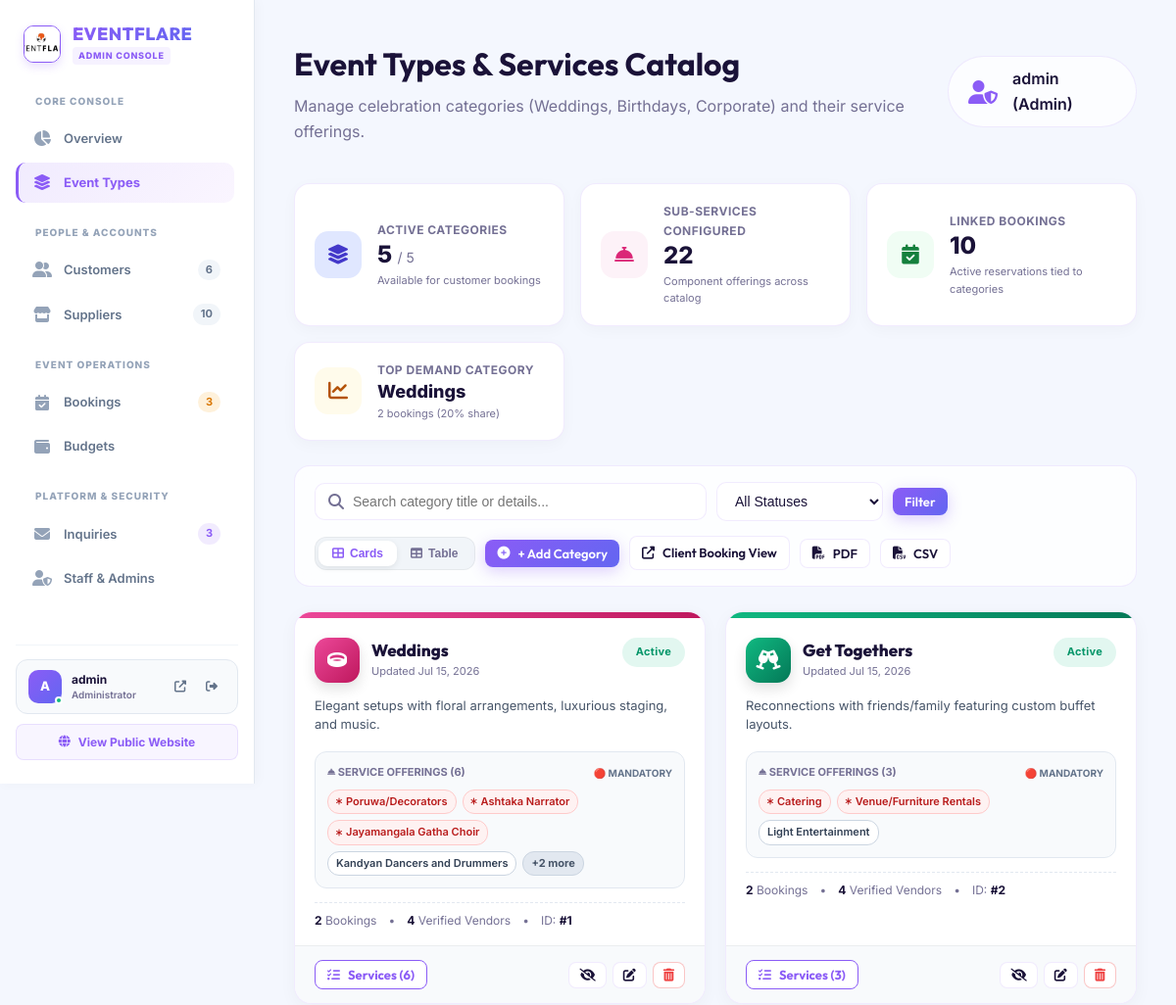
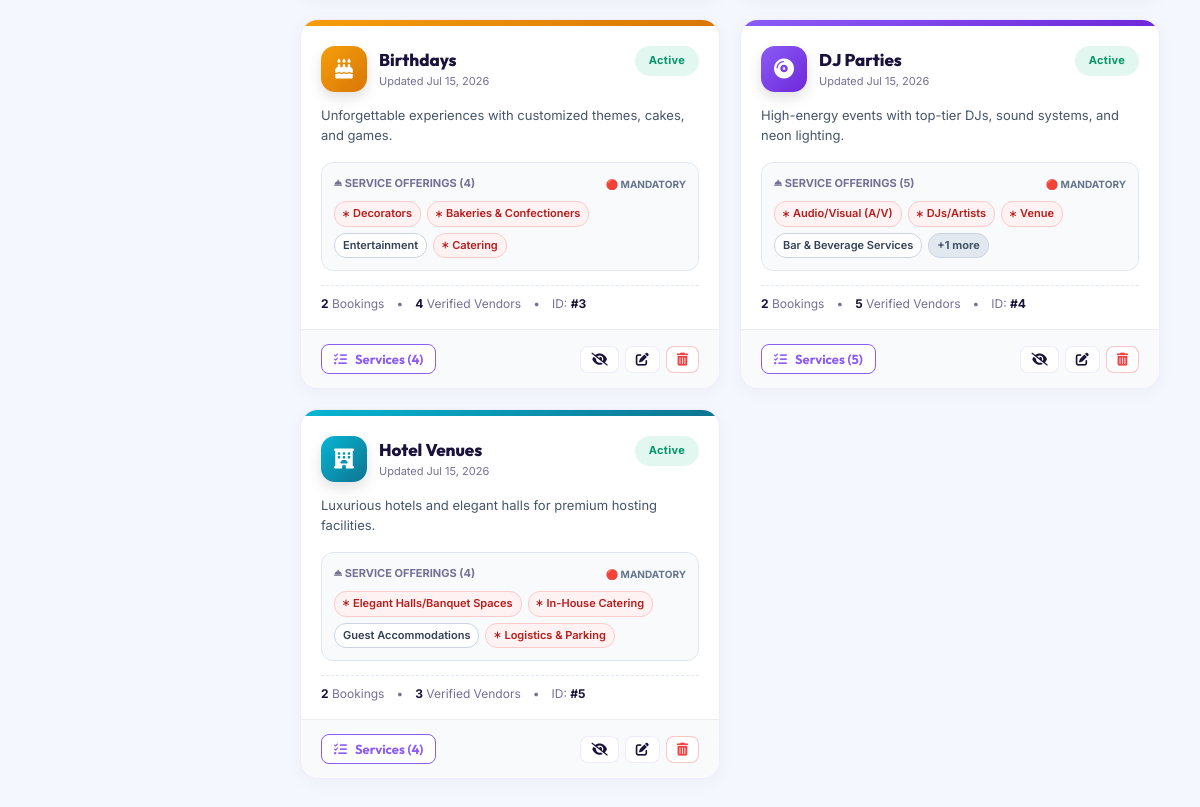
The app's page /public/admin/EventTypes.php (signed in) with its own data (2 pictures, top to bottom).
### tables this page shows
CREATE TABLE IF NOT EXISTS `event_types` (
  `event_type_id` INT AUTO_INCREMENT PRIMARY KEY,
  `type_name`     VARCHAR(100) NOT NULL UNIQUE,
  `description`   TEXT,
  `is_active`     TINYINT(1) NOT NULL DEFAULT 1,
  `created_at`    TIMESTAMP DEFAULT CURRENT_TIMESTAMP,
  `updated_at`    TIMESTAMP DEFAULT CURRENT_TIMESTAMP ON UPDATE CURRENT_TIMESTAMP
);

CREATE TABLE IF NOT EXISTS `services` (
  `service_id`       INT AUTO_INCREMENT PRIMARY KEY,
  `event_type_id`    INT NOT NULL,
  `service_name`     VARCHAR(150) NOT NULL,
  `description`      TEXT NOT NULL,
  `priority_rank`    INT NOT NULL DEFAULT 0,
  `is_required`      TINYINT(1) NOT NULL DEFAULT 0,
  `typical_capacity` INT DEFAULT NULL,
  `notes`            TEXT,
  `created_at`       TIMESTAMP DEFAULT CURRENT_TIMESTAMP,
  `updated_at`       TIMESTAMP DEFAULT CURRENT_TIMESTAMP ON UPDATE CURRENT_TIMESTAMP,

   
  CONSTRAINT `fk_services_event_type`
    FOREIGN KEY (`event_type_id`) REFERENCES `event_types`(`event_type_id`)
    ON DELETE CASCADE
    ON UPDATE CASCADE,

  CONSTRAINT `chk_priority_rank`  CHECK (`priority_rank` >= 0),
  CONSTRAINT `chk_typical_capacity` CHECK (`typical_capacity` IS NULL OR `typical_capacity` > 0)
);

### public/admin/EventTypes.php (the view, shortened to what the rows shown need)
<?php
require_once __DIR__ . '/../../config/database.php';
function get_category_theme($name) {
    $name_lower = strtolower($name);
    if (strpos($name_lower, 'wed') !== false) {
        return [
            'icon' => 'fa-ring',
            'gradient' => 'linear-gradient(135deg, #ec4899, #be185d)',
            'bg_soft' => '#fdf2f8',
            'text_color' => '#be185d',
            'banner_color' => '#ec4899'
        ];
    } elseif (strpos($name_lower, 'birth') !== false) {
        return [
            'icon' => 'fa-cake-candles',
            'gradient' => 'linear-gradient(135deg, #f59e0b, #d97706)',
            'bg_soft' => '#fffbeb',
            'text_color' => '#d97706',
            'banner_color' => '#f59e0b'
        ];
    } elseif (strpos($name_lower, 'dj') !== false || strpos($name_lower, 'party') !== false) {
        return [
            'icon' => 'fa-compact-disc',
            'gradient' => 'linear-gradient(135deg, #8b5cf6, #6d28d9)',
            'bg_soft' => '#faf5ff',
            'text_color' => '#6d28d9',
            'banner_color' => '#8b5cf6'
        ];
    } elseif (strpos($name_lower, 'together') !== false || strpos($name_lower, 'reunion') !== false) {
        return [
            'icon' => 'fa-champagne-glasses',
            'gradient' => 'linear-gradient(135deg, #10b981, #047857)',
            'bg_soft' => '#f0fdf4',
            'text_color' => '#047857',
            'banner_color' => '#10b981'
        ];
    } elseif (strpos($name_lower, 'hotel') !== false || strpos($name_lower, 'venue') !== false) {
        return [
            'icon' => 'fa-hotel',
            'gradient' => 'linear-gradient(135deg, #06b6d4, #0e7490)',
            'bg_soft' => '#ecfeff',
            'text_color' => '#0e7490',
            'banner_color' => '#06b6d4'
        ];
    }
    return [
        'icon' => 'fa-layer-group',
        'gradient' => 'linear-gradient(135deg, #8b5cf6, #4f46e5)',
        'bg_soft' => '#f5f3ff',
        'text_color' => '#4f46e5',
        'banner_color' => '#8b5cf6'
    ];
}
$where_clauses = ["1=1"];
$where_sql = implode(" AND ", $where_clauses);
$sql = "SELECT et.*,
               COUNT(DISTINCT s.service_id) AS services_count,
               (SELECT COUNT(*) FROM bookings b WHERE b.EventType = et.type_name) AS bookings_count
        FROM event_types et
        LEFT JOIN services s ON et.event_type_id = s.event_type_id
        WHERE {$where_sql}
        GROUP BY et.event_type_id
        ORDER BY et.event_type_id ASC";
$stmt = $conn->prepare($sql);
$stmt->execute();
$event_types = $stmt->get_result()->fetch_all(MYSQLI_ASSOC);
$services_by_type = [];
$all_svc_res = $conn->query("SELECT * FROM services ORDER BY priority_rank ASC, service_name ASC");
if ($all_svc_res) {
    while ($sr = $all_svc_res->fetch_assoc()) {
        $services_by_type[$sr['event_type_id']][] = $sr;
    }
}
$type_suppliers_map = [];
$sup_et_res = $conn->query("
    SELECT DISTINCT s.event_type_id, sup.id as supplier_id, sup.business_name, sup.category, sup.contact_phone
    FROM services s
    JOIN supplier_services ss ON s.service_id = ss.service_id
    JOIN suppliers sup ON ss.supplier_id = sup.id
    ORDER BY sup.business_name ASC
");
if ($sup_et_res) {
    while ($r = $sup_et_res->fetch_assoc()) {
        $type_suppliers_map[$r['event_type_id']][] = $r;
    }
}
$total_bookings = 0;
$top_category = ['name' => 'None', 'count' => 0];
foreach ($event_types as $t) {
    $total_bookings += (int)$t['bookings_count'];
    if ((int)$t['bookings_count'] > $top_category['count']) {
        $top_category = ['name' => $t['type_name'], 'count' => (int)$t['bookings_count']];
    }
}
$top_share = ($total_bookings > 0 && $top_category['count'] > 0) ? round(($top_category['count'] / $total_bookings) * 100) : 0;
?>
<!DOCTYPE html>
<html lang="en">
<head>
    <link rel="stylesheet" href="../assets/css/global.css">
    <link rel="stylesheet" href="../assets/css/admin-dashboard.css">
    <link rel="stylesheet" href="https://cdnjs.cloudflare.com/ajax/libs/font-awesome/6.4.0/css/all.min.css">
</head>
<body class="dashboard-body">
    <main class="dashboard-content">
        <div class="dashboard-header">
            <div class="dashboard-title">
                <h1>Event Types & Services Catalog</h1>
            </div>
        </div>
        <div class="kpi-stats-strip">
            <div class="kpi-stat-card">
                <div class="kpi-stat-content">
                    <div class="kpi-stat-label">Top Demand Category</div>
                    <div class="kpi-stat-value" style="font-size: 18px;"><?= htmlspecialchars($top_category['name']) ?></div>
                    <div class="kpi-stat-sub"><?= $top_category['count'] ?> bookings (<?= $top_share ?>% share)</div>
                </div>
            </div>
        </div>
        <div id="makepdf">
            <div class="event-card-grid" id="gridViewContainer">
                <?php if (!empty($event_types)): ?>
                    <?php foreach ($event_types as $t): ?>
                        <?php
                        $is_act = ((int)$t['is_active'] === 1);
                        $theme = get_category_theme($t['type_name']);
                        $services = $services_by_type[$t['event_type_id']] ?? [];
                        $suppliers = $type_suppliers_map[$t['event_type_id']] ?? [];
                        ?>
                        <div class="event-type-card <?= $is_act ? '' : 'inactive' ?>">
                            <div class="event-card-banner" style="background: <?= $theme['gradient'] ?>;"></div>
                            <div class="event-card-header">
                                <div class="event-card-identity">
                                    <div class="event-card-badge" style="background: <?= $theme['gradient'] ?>;">
                                        <i class="fas <?= $theme['icon'] ?>"></i>
                                    </div>
                                    <div>
                                        <h3 class="event-card-title"><?= htmlspecialchars($t['type_name']) ?></h3>
                                        <div class="event-card-meta">Updated <?= date('M j, Y', strtotime($t['updated_at'])) ?></div>
                                    </div>
                                </div>
                                <span class="badge <?= $is_act ? 'badge-success' : 'badge-danger' ?>" style="font-size: 11px;">
                                    <?= $is_act ? 'Active' : 'Inactive' ?>
                                </span>
                            </div>
                            <div class="event-card-body">
                                <div class="event-card-desc">
                                    <?= htmlspecialchars($t['description'] ?: 'Curated event category offering comprehensive planning packages and specialist services.') ?>
                                </div>
                                <div class="event-services-roster">
                                    <div class="event-services-header">
                                        <span><i class="fas fa-concierge-bell fa-xs"></i> Service Offerings (<?= count($services) ?>)</span>
                                        <small style="color: #64748b; font-size: 10px;">🔴 Mandatory</small>
                                    </div>
                                    <div class="event-services-tags">
                                        <?php if (!empty($services)): ?>
                                            <?php
                                            $preview_count = 4;
                                            $slice = array_slice($services, 0, $preview_count);
                                            foreach ($slice as $s):
                                                $is_req = ((int)$s['is_required'] === 1);
                                            ?>
                                                <span class="service-pill <?= $is_req ? 'mandatory' : '' ?>" title="<?= $is_req ? 'Mandatory component' : 'Optional component' ?>">
                                                    <?= htmlspecialchars($s['service_name']) ?>
                                                </span>
                                            <?php endforeach; ?>
                                            <?php if (count($services) > $preview_count): ?>
                                                <span class="service-pill" style="background: #e2e8f0; color: #475569; font-weight: 700;">
                                                    +<?= count($services) - $preview_count ?> more
                                                </span>
                                            <?php endif; ?>
                                        <?php else: ?>
                                            <span style="font-size: 12px; color: var(--text-muted); font-style: italic;">No sub-services configured yet.</span>
                                        <?php endif; ?>
                                    </div>
                                </div>
                                <div class="event-card-stats">
                                    <div><strong><?= (int)$t['bookings_count'] ?></strong> Bookings</div>
                                    <div>&bull;</div>
                                    <div><strong><?= count($suppliers) ?></strong> Verified Vendors</div>
                                    <div>&bull;</div>
                                    <div>ID: <strong>#<?= $t['event_type_id'] ?></strong></div>
                                </div>
                            </div>
                            <div class="event-card-footer">
                                <button type="button" class="btn btn-outline btn-sm view-services-btn"
                                        style="font-weight: 700; border-color: var(--primary); color: var(--primary);"
                                        data-type-id="<?= $t['event_type_id']; ?>"
                                        data-type-name="<?= htmlspecialchars($t['type_name'], ENT_QUOTES, 'UTF-8'); ?>"
                                        data-type-desc="<?= htmlspecialchars($t['description'] ?? '', ENT_QUOTES, 'UTF-8'); ?>"
                                        data-is-active="<?= $is_act ? '1' : '0'; ?>"
                                        data-services='<?= htmlspecialchars(json_encode($services), ENT_QUOTES, 'UTF-8'); ?>'
                                        data-suppliers='<?= htmlspecialchars(json_encode($suppliers), ENT_QUOTES, 'UTF-8'); ?>'>
                                    <i class="fas fa-list-check"></i> Services (<?= count($services) ?>)
                                </button>
                                <div style="display: flex; gap: 6px; align-items: center;">
                                    <form method="POST" action="EventTypes.php" style="display:inline; margin:0;">
                                        <button type="submit" class="btn btn-outline btn-sm" title="<?= $is_act ? 'Deactivate Category' : 'Activate Category'; ?>" style="padding: 6px 10px;">
                                            <i class="fas <?= $is_act ? 'fa-eye-slash' : 'fa-eye'; ?>"></i>
                                        </button>
                                    </form>
                                    <button type="button" class="btn btn-outline btn-sm edit-type-btn"
                                            data-type='<?= htmlspecialchars(json_encode($t), ENT_QUOTES, 'UTF-8'); ?>'
                                            title="Edit Category Details" style="padding: 6px 10px;">
                                        <i class="fas fa-edit"></i>
                                    </button>
                                    <form method="POST" action="EventTypes.php" style="display:inline; margin:0;" onsubmit="return confirm('Are you sure you want to delete category \'<?= htmlspecialchars(addslashes($t['type_name'])); ?>\'?');">
                                        <button type="submit" class="btn btn-danger-outline btn-sm" title="Delete Category" style="padding: 6px 10px;">
                                            <i class="fas fa-trash-alt"></i>
                                        </button>
                                    </form>
                                </div>
                            </div>
                        </div>
                    <?php endforeach; ?>
                <?php endif; ?>
            </div>
        </div>
    </main>
</body>
</html>

### records on screen
event_types: type_name "Weddings", updated_at "Jul 15, 2026", is_active "Active", description "Elegant setups with floral arrangements, luxurious staging, and music.", event_type_id "6", count($services)-$preview_count "2", bookings_count "2", event_type_id "4", event_type_id "1"
services: service_name "Poruwa/Decorators"
services: service_name "Ashtaka Narrator"
services: service_name "Jayamangala Gatha Choir"
services: service_name "Kandyan Dancers and Drummers"
event_types: type_name "Get Togethers", updated_at "Jul 15, 2026", is_active "Active", description "Reconnections with friends/family featuring custom buffet layouts.", event_type_id "3", bookings_count "2", event_type_id "4", event_type_id "2"
services: service_name "Catering"
services: service_name "Venue/Furniture Rentals"
services: service_name "Light Entertainment"
event_types: type_name "Birthdays", updated_at "Jul 15, 2026", is_active "Active", description "Unforgettable experiences with customized themes, cakes, and games.", event_type_id "4", bookings_count "2", event_type_id "3"
services: service_name "Decorators"
services: service_name "Bakeries & Confectioners"
services: service_name "Entertainment"
services: service_name "Catering"
event_types: type_name "DJ Parties", updated_at "Jul 15, 2026", is_active "Active", description "High-energy events with top-tier DJs, sound systems, and neon lighting.", event_type_id "5", count($services)-$preview_count "1", bookings_count "2", event_type_id "4"
services: service_name "Audio/Visual (A/V)"
services: service_name "DJs/Artists"
services: service_name "Venue"
services: service_name "Bar & Beverage Services"
event_types: type_name "Hotel Venues", updated_at "Jul 15, 2026", is_active "Active", description "Luxurious hotels and elegant halls for premium hosting facilities.", event_type_id "4", bookings_count "2", event_type_id "3", event_type_id "5"
services: service_name "Elegant Halls/Banquet Spaces"
services: service_name "In-House Catering"
services: service_name "Guest Accommodations"
services: service_name "Logistics & Parking"

### other values on screen
$badge_customers "6"
$badge_suppliers "10"
$badge_pending_bookings "3"
$badge_unread_messages "3"
$admin_initial "A"
$current_admin_user "admin"
$_SESSION['login_user'] "admin"
$active_types "5"
$total_types "5"
$total_services "22"
$total_bookings "10"
$top_category['count'] "2"
$top_share "20"
